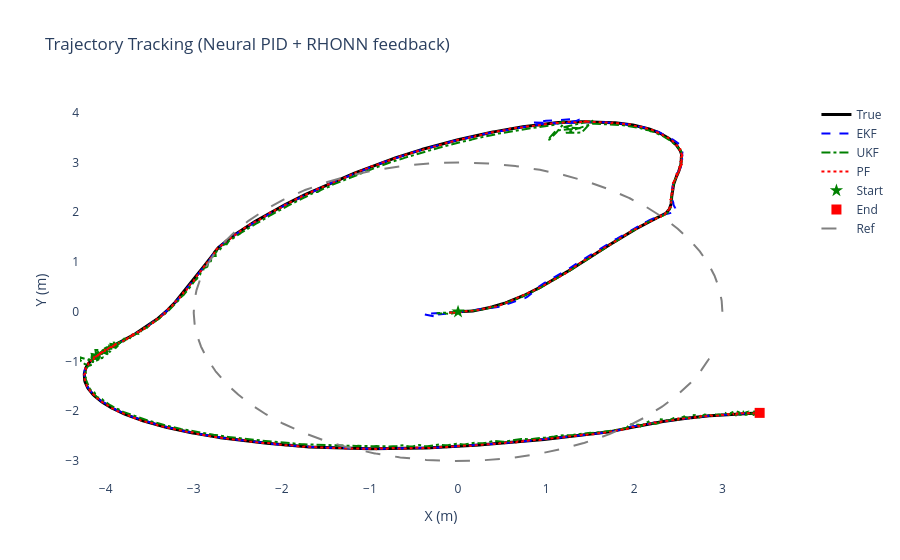

Write notebook code for a chart like this one.
### Code cell
# === NEW: reconstruir referencia para graficar ===
x_ref_hist = np.zeros_like(x_true)
for k, t in enumerate(t_history):
    x_ref_k, _, _ = reference_trajectory(t, ref_kind)
    x_ref_hist[k] = x_ref_k

fig_trajectory.add_trace(go.Scatter(x=x_ref_hist[:,0], y=x_ref_hist[:,1],
    mode='lines', name='Ref', line=dict(color='gray', width=2, dash='longdash')))
fig_trajectory.update_layout(title='Trajectory Tracking (Neural PID + RHONN feedback)')

### Figure 1 — Plotly figure (JSON) as saved in the notebook; plotly's stock layout.template omitted (floating-point values rounded to 4 significant figures; data arrays with more than 128 entries replaced by an {"elided": "..."} marker saying what was removed)
{"data": [{"line": {"color": "black", "width": 3}, "mode": "lines", "name": "True", "type": "scatter", "x": {"elided": "1500 float values"}, "y": {"elided": "1500 float values"}}, {"line": {"color": "blue", "dash": "dash", "width": 2}, "mode": "lines", "name": "EKF", "type": "scatter", "x": {"elided": "1500 float values"}, "y": {"elided": "1500 float values"}}, {"line": {"color": "green", "dash": "dashdot", "width": 2}, "mode": "lines", "name": "UKF", "type": "scatter", "x": {"elided": "1500 float values"}, "y": {"elided": "1500 float values"}}, {"line": {"color": "red", "dash": "dot", "width": 2}, "mode": "lines", "name": "PF", "type": "scatter", "x": {"elided": "1500 float values"}, "y": {"elided": "1500 float values"}}, {"marker": {"color": "green", "size": 10, "symbol": "star"}, "mode": "markers", "name": "Start", "type": "scatter", "x": [0], "y": [0]}, {"marker": {"color": "red", "size": 10, "symbol": "square"}, "mode": "markers", "name": "End", "type": "scatter", "x": [3.423], "y": [-2.033]}, {"line": {"color": "gray", "dash": "longdash", "width": 2}, "mode": "lines", "name": "Ref", "type": "scatter", "x": {"elided": "1500 float values"}, "y": {"elided": "1500 float values"}}], "layout": {"font": {"size": 12}, "paper_bgcolor": "white", "plot_bgcolor": "white", "showlegend": true, "title": {"text": "Trajectory Tracking (Neural PID + RHONN feedback)"}, "xaxis": {"title": {"text": "X (m)"}}, "yaxis": {"title": {"text": "Y (m)"}}}}
